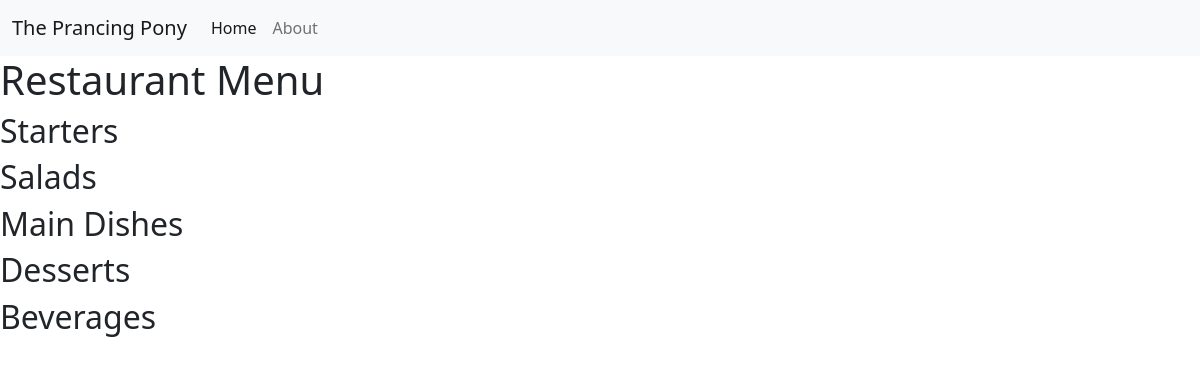
The app's page /, older data.
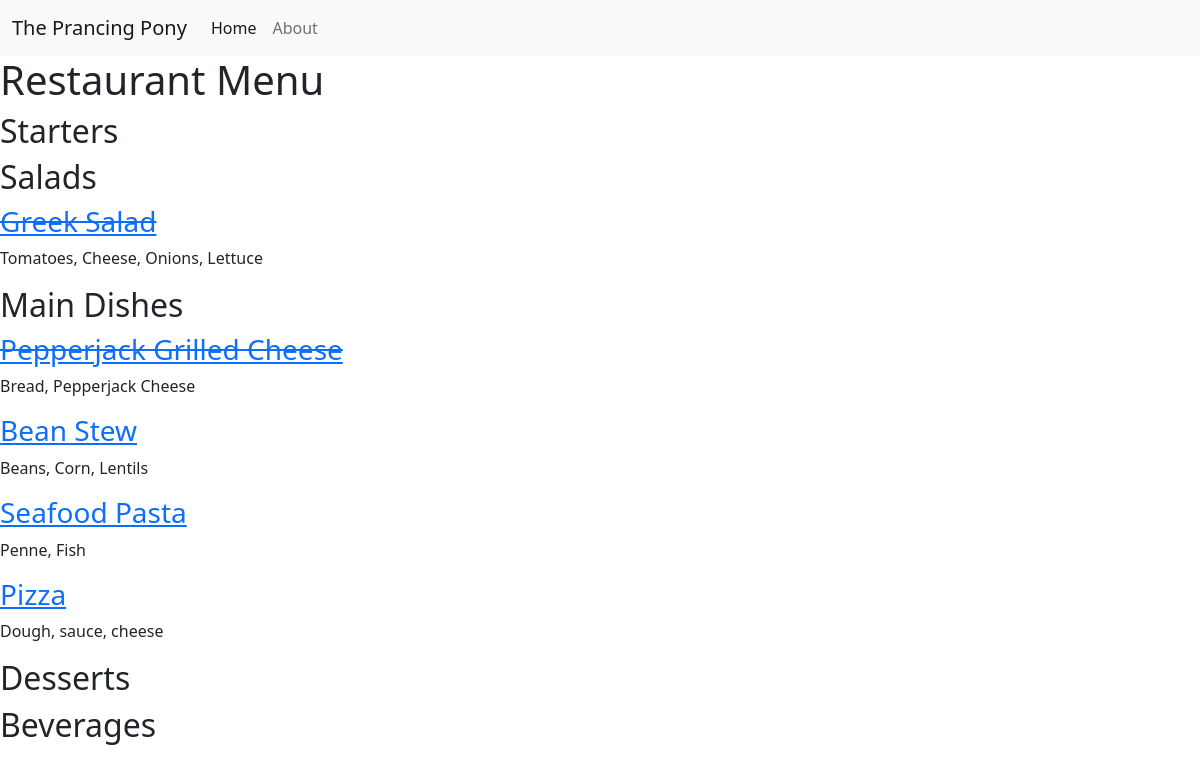
The same page, newer data.
### restaurant_menu/models.py (models this page shows, shortened)
class Item(models.Model):
    meal = models.CharField(max_length=1000, unique=True)
    description = models.CharField(max_length=2000)
    price = models.DecimalField(max_digits=10, decimal_places=2)
    meal_type = models.CharField(max_length=200, choices=MEAL_TYPE)
    author = models.ForeignKey(User, on_delete=models.PROTECT)
    status = models.IntegerField(choices=STATUS, default=1)
    date_created = models.DateTimeField(auto_now_add=True)
    date_updated = models.DateTimeField(auto_now=True)

### restaurant_menu/views.py (the view)
# urls.py: path('', views.MenuList.as_view(), name='home'),  # the class in views.py
class MenuList(generic.ListView):
    queryset = Item.objects.order_by("-date_created")
    template_name = "index.html"
    def get_context_data(self, **kwargs):
        context = super().get_context_data(**kwargs)
        context["meals"] = MEAL_TYPE  # will use as headings
        return context

### restaurant_menu/templates/index.html
{% extends 'base.html' %}
{% block content %}
    <h1>Restaurant Menu</h1>
    {% for meal in meals %}
        <h2>{{ meal.1 }}</h2>
            {% for row in item_list %}
                {% if row.meal_type == meal.0 %}
                    {% if row.status == 0 %}
                        <a href="{% url 'menu_item' row.pk %}"><h3><del>{{ row.meal }}</del></h3></a>
                        <p>{{ row.description }}</p>
                    {% elif row.status == 1 %}
                        <a href="{% url 'menu_item' row.pk %}"><h3>{{ row.meal }}</h3></a>
                        <p>{{ row.description }}</p>
                    {% endif %}
                {% endif %}
            {% endfor %}
    {% endfor %}
{% endblock content %}

### restaurant_menu/templates/base.html (shortened to what this page needs)
<!DOCTYPE html>
<html lang="en">
    <head>
        <link href="https://cdn.jsdelivr.net/npm/bootstrap@5.2.0-beta1/dist/css/bootstrap.min.css" rel="stylesheet">
    </head>
    <body>
        <nav class="navbar navbar-expand-lg bg-light">
            <div class="container-fluid">
                    <a class="navbar-brand" href="#">The Prancing Pony</a>
                <div class="collapse navbar-collapse" id="navbarNav">
                    <ul class="navbar-nav">
                         <li class="nav-item">
                            <a class="nav-link active" aria-current="page" href="{% url 'home' %}">Home</a>
                        </li>
                        <li class="nav-item">
                            <a class="nav-link" aria-current="page" href="{% url 'about' %}">About</a>
                        </li>
                    </ul>
                </div>
            </div>
        </nav>
        {% block content %}
        {% endblock content %}
    </body>
</html>

Row changes from the older to the newer data that the page shows:
added Item: meal "Greek Salad", description "Tomatoes, Cheese, Onions, Lettuce", shown under "Salads"
added Item: meal "Pepperjack Grilled Cheese", description "Bread, Pepperjack Cheese", shown under "Main Dishes"
added Item: meal "Bean Stew", description "Beans, Corn, Lentils", shown under "Main Dishes"
added Item: meal "Seafood Pasta", description "Penne, Fish", shown under "Main Dishes"
added Item: meal "Pizza", description "Dough, sauce, cheese", shown under "Main Dishes"
